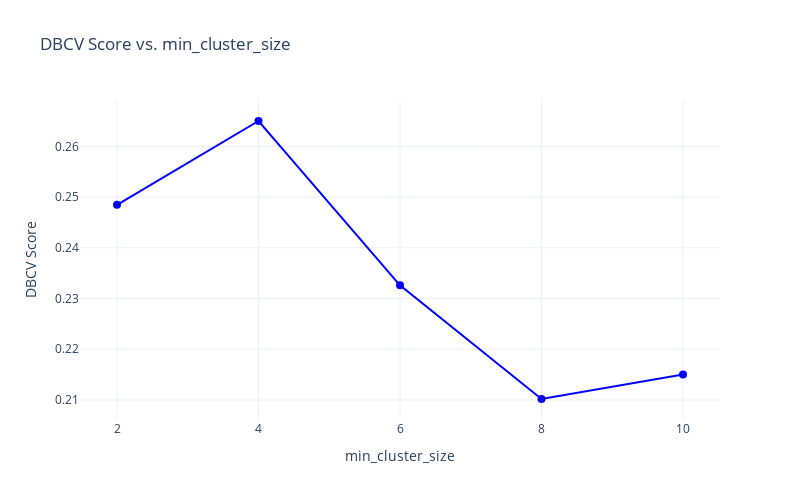

Notebook source saved alongside this figure:
### Code cell
# Create the line plot using Plotly
fig = go.Figure()

# Extract valid scores for plotting
valid_sizes = [size for size, dbcv in dbcv_scores if dbcv is not None]
valid_dbcvs = [dbcv for size, dbcv in dbcv_scores if dbcv is not None]


fig.add_trace(go.Scatter(
    x=valid_sizes,
    y=valid_dbcvs,
    mode='lines+markers',
    marker=dict(size=8, color='blue'),
    line=dict(width=2, color='blue'),
    name='DBCV Score'
))

# Add titles and axis labels
fig.update_layout(
    title="DBCV Score vs. min_cluster_size",
    xaxis=dict(title="min_cluster_size"),
    yaxis=dict(title="DBCV Score"),
    template="plotly_white",
    width=800,
    height=500
)

# Show the Plotly plot
fig.show()

### Figure 1 — Plotly figure (JSON) as saved in the notebook; plotly's stock layout.template omitted (floating-point values rounded to 4 significant figures)
{"data": [{"line": {"color": "blue", "width": 2}, "marker": {"color": "blue", "size": 8}, "mode": "lines+markers", "name": "DBCV Score", "type": "scatter", "x": [2, 4, 6, 8, 10], "y": [0.2485, 0.265, 0.2326, 0.2102, 0.215]}], "layout": {"height": 500, "title": {"text": "DBCV Score vs. min_cluster_size"}, "width": 800, "xaxis": {"title": {"text": "min_cluster_size"}}, "yaxis": {"title": {"text": "DBCV Score"}}}}
